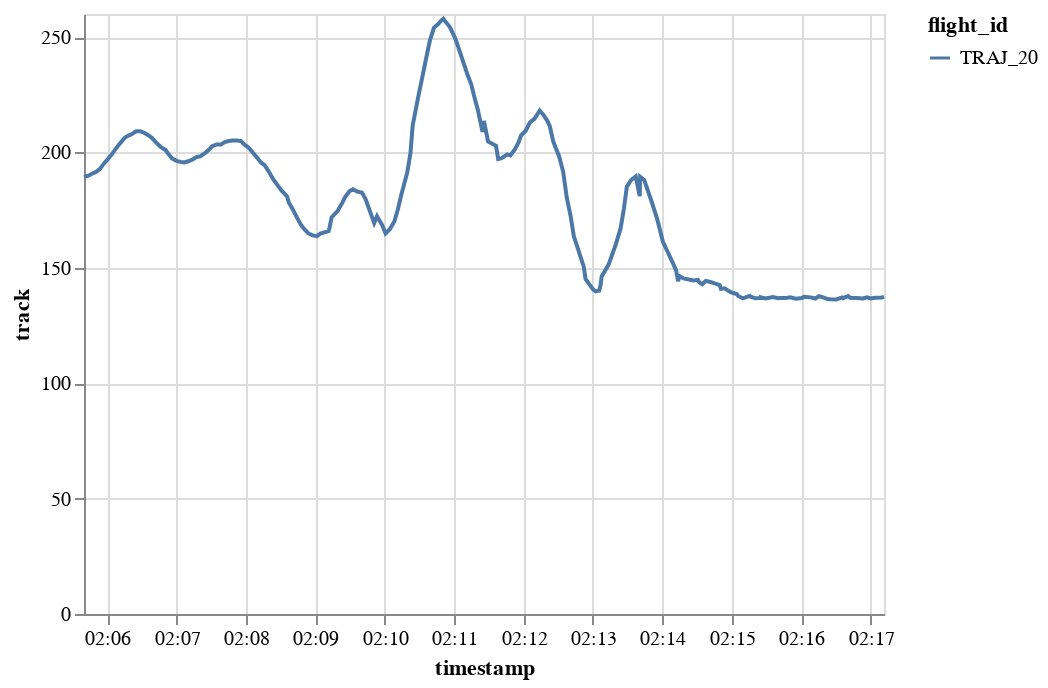

Write notebook code for a chart like this one.
### Code cell
generated.chart().encode(alt.Y("track"), alt.X("timestamp"), alt.Color("flight_id"))

### Figure 1 — Vega-Lite specification as saved in the notebook (floating-point values rounded to 4 significant figures; data arrays with more than 128 entries replaced by an {"elided": "..."} marker saying what was removed)
{"config": {"view": {"continuousWidth": 400, "continuousHeight": 300}}, "data": {"name": "data-24873543c4f5746646bb9fe40f5bcb05"}, "mark": "line", "encoding": {"color": {"type": "nominal", "field": "flight_id"}, "x": {"type": "temporal", "field": "timestamp"}, "y": {"type": "quantitative", "field": "track"}}, "$schema": "https://vega.github.io/schema/vega-lite/v4.8.1.json", "datasets": {"data-24873543c4f5746646bb9fe40f5bcb05": {"elided": "200 records"}}}
